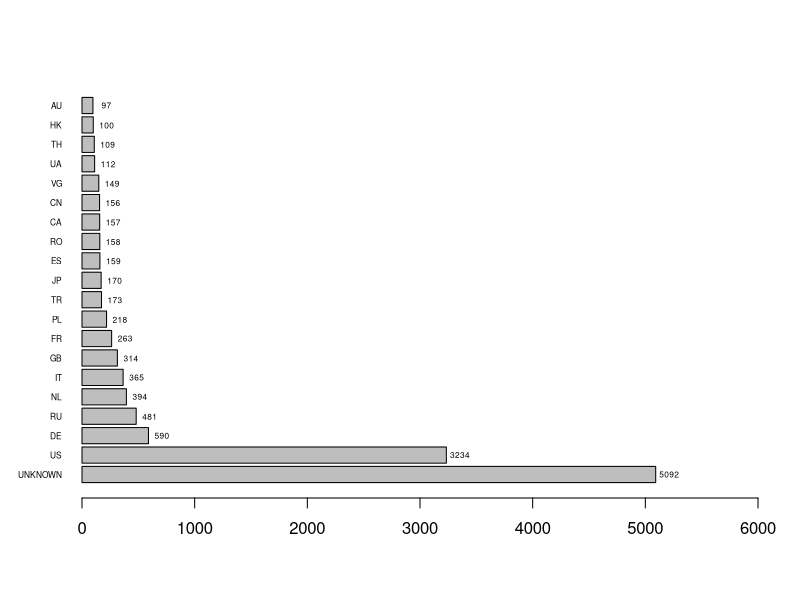

This figure's R source:
# Import dataset
ransomwareDataset <- read.csv(file="dataset_ransomware.csv", header=TRUE, sep=",", skip = 8)

# Create a subset
#ransomwareUS <- subset(ransomwareDataset, Country == 'US')

# Create counted country list
cc <- as.data.frame(table(ransomwareDataset$Country))
names(cc)[1] = "Country"

# Fix empty string
cc$Country <- as.character(cc$Country)
cc$Country[cc$Country==""] <- "UNKNOWN"
cc$Country <- as.factor(cc$Country)

# Merge US
cc$Country <- as.character(cc$Country)
cc$Country[startsWith(cc$Country, "US|")]<- "US"
cc$Country <- as.factor(cc$Country)
cc <- aggregate(Freq~Country, cc, sum)

# Order on size and pick the top 20
orderedCC <- cc[with(cc, order(Freq, decreasing = TRUE)), ]
top20 <- orderedCC[1:20,]
rownames(top20) <- NULL
top20 <- droplevels(top20)

# Plot a graph
bp <- barplot(top20$Freq, names.arg = top20$Country, cex.names = 0.5, las = 1, horiz = TRUE, xlim=c(0,6000))
values <- as.matrix(top20$Freq)
text(values+120, bp, labels=as.character(values), cex = 0.5)

#axis(side = 1, at = bp, labels = countedCountries)

#bp <- barplot(t(ransomwareDataset$Host))
#axis(side = 1, at = bp, labels = ransomwareDataset$Host)

